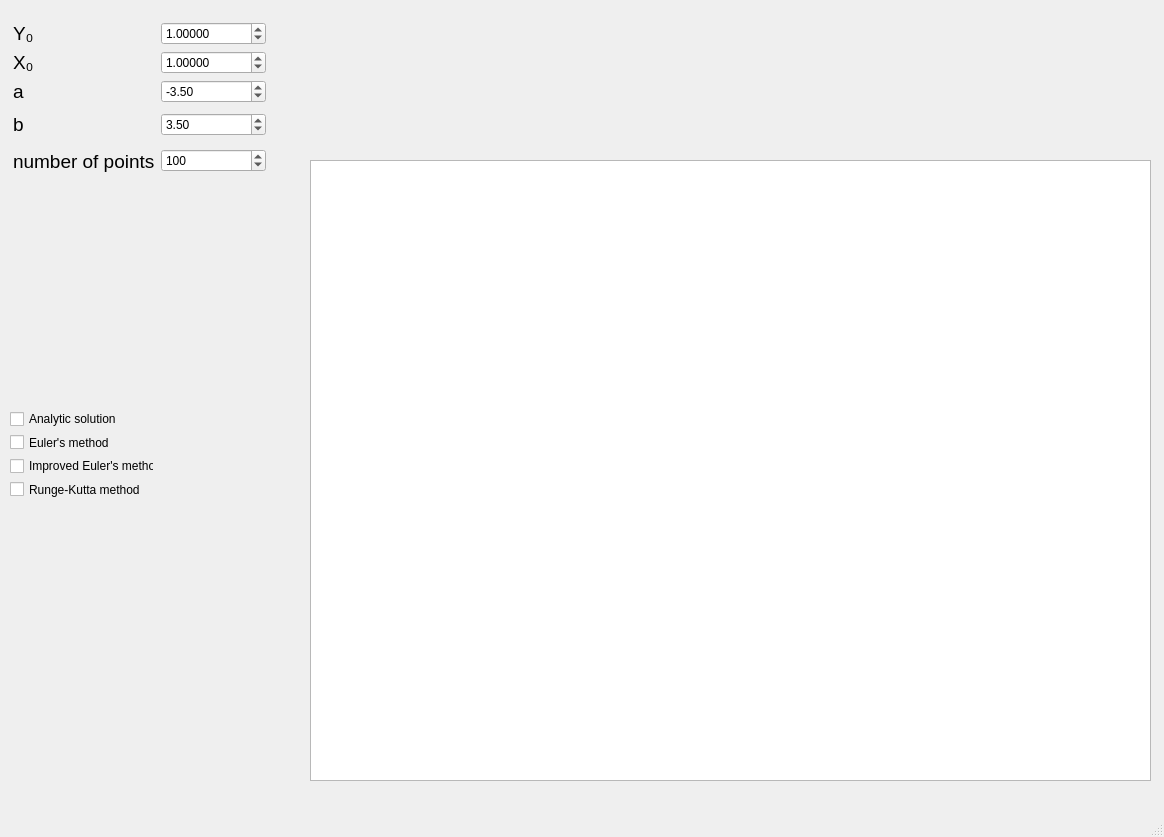
<?xml version="1.0" encoding="UTF-8"?>
<ui version="4.0">
 <class>MainWindow</class>
 <widget class="QMainWindow" name="MainWindow">
  <property name="enabled">
   <bool>true</bool>
  </property>
  <property name="geometry">
   <rect>
    <x>0</x>
    <y>0</y>
    <width>1164</width>
    <height>837</height>
   </rect>
  </property>
  <property name="sizePolicy">
   <sizepolicy hsizetype="Fixed" vsizetype="Fixed">
    <horstretch>0</horstretch>
    <verstretch>0</verstretch>
   </sizepolicy>
  </property>
  <property name="minimumSize">
   <size>
    <width>1164</width>
    <height>837</height>
   </size>
  </property>
  <property name="maximumSize">
   <size>
    <width>1164</width>
    <height>837</height>
   </size>
  </property>
  <property name="windowTitle">
   <string>de_solver_np_b20_01</string>
  </property>
  <widget class="QWidget" name="centralwidget">
   <widget class="PlotWidget" name="graphicsView">
    <property name="geometry">
     <rect>
      <x>310</x>
      <y>160</y>
      <width>841</width>
      <height>621</height>
     </rect>
    </property>
   </widget>
   <widget class="QWidget" name="layoutWidget">
    <property name="geometry">
     <rect>
      <x>10</x>
      <y>410</y>
      <width>144</width>
      <height>88</height>
     </rect>
    </property>
    <layout class="QGridLayout" name="gridLayout_5">
     <item row="1" column="0">
      <widget class="QCheckBox" name="euler_check_box">
       <property name="text">
        <string>Euler's method</string>
       </property>
      </widget>
     </item>
     <item row="2" column="0">
      <widget class="QCheckBox" name="improved_euler_check_box">
       <property name="text">
        <string>Improved Euler's method</string>
       </property>
      </widget>
     </item>
     <item row="3" column="0">
      <widget class="QCheckBox" name="runge_kutta_check_box">
       <property name="text">
        <string>Runge-Kutta method</string>
       </property>
      </widget>
     </item>
     <item row="0" column="0">
      <widget class="QCheckBox" name="analytic_check_box">
       <property name="text">
        <string>Analytic solution</string>
       </property>
      </widget>
     </item>
    </layout>
   </widget>
   <widget class="QWidget" name="layoutWidget">
    <property name="geometry">
     <rect>
      <x>13</x>
      <y>22</y>
      <width>253</width>
      <height>154</height>
     </rect>
    </property>
    <layout class="QGridLayout" name="gridLayout">
     <item row="0" column="0">
      <widget class="QLabel" name="label_2">
       <property name="font">
        <font>
         <pointsize>14</pointsize>
        </font>
       </property>
       <property name="text">
        <string>Y₀</string>
       </property>
      </widget>
     </item>
     <item row="0" column="1">
      <widget class="QDoubleSpinBox" name="y0_input">
       <property name="decimals">
        <number>5</number>
       </property>
       <property name="minimum">
        <double>-100.000000000000000</double>
       </property>
       <property name="maximum">
        <double>100.000000000000000</double>
       </property>
       <property name="singleStep">
        <double>0.000010000000000</double>
       </property>
       <property name="value">
        <double>1.000000000000000</double>
       </property>
      </widget>
     </item>
     <item row="1" column="0">
      <widget class="QLabel" name="label">
       <property name="font">
        <font>
         <pointsize>14</pointsize>
        </font>
       </property>
       <property name="text">
        <string>X₀</string>
       </property>
      </widget>
     </item>
     <item row="1" column="1">
      <widget class="QDoubleSpinBox" name="x0_input">
       <property name="decimals">
        <number>5</number>
       </property>
       <property name="minimum">
        <double>-709.000000000000000</double>
       </property>
       <property name="maximum">
        <double>709.000000000000000</double>
       </property>
       <property name="singleStep">
        <double>0.000010000000000</double>
       </property>
       <property name="value">
        <double>1.000000000000000</double>
       </property>
      </widget>
     </item>
     <item row="2" column="1">
      <widget class="QDoubleSpinBox" name="a_input">
       <property name="minimum">
        <double>-709.000000000000000</double>
       </property>
       <property name="maximum">
        <double>708.000000000000000</double>
       </property>
       <property name="singleStep">
        <double>0.100000000000000</double>
       </property>
       <property name="value">
        <double>-3.500000000000000</double>
       </property>
      </widget>
     </item>
     <item row="3" column="1" rowspan="2">
      <widget class="QDoubleSpinBox" name="b_input">
       <property name="minimum">
        <double>-708.000000000000000</double>
       </property>
       <property name="maximum">
        <double>709.000000000000000</double>
       </property>
       <property name="singleStep">
        <double>0.100000000000000</double>
       </property>
       <property name="value">
        <double>3.500000000000000</double>
       </property>
      </widget>
     </item>
     <item row="5" column="1" rowspan="2">
      <widget class="QSpinBox" name="pts_number_input">
       <property name="minimum">
        <number>1</number>
       </property>
       <property name="maximum">
        <number>100000</number>
       </property>
       <property name="value">
        <number>100</number>
       </property>
      </widget>
     </item>
     <item row="2" column="0">
      <widget class="QLabel" name="label_3">
       <property name="font">
        <font>
         <pointsize>14</pointsize>
        </font>
       </property>
       <property name="text">
        <string>a</string>
       </property>
      </widget>
     </item>
     <item row="5" column="0" rowspan="2">
      <widget class="QLabel" name="label_5">
       <property name="font">
        <font>
         <pointsize>14</pointsize>
        </font>
       </property>
       <property name="text">
        <string>number of points</string>
       </property>
      </widget>
     </item>
     <item row="3" column="0" rowspan="2">
      <widget class="QLabel" name="label_4">
       <property name="font">
        <font>
         <pointsize>14</pointsize>
        </font>
       </property>
       <property name="text">
        <string>b</string>
       </property>
      </widget>
     </item>
    </layout>
   </widget>
  </widget>
  <widget class="QMenuBar" name="menubar">
   <property name="geometry">
    <rect>
     <x>0</x>
     <y>0</y>
     <width>1164</width>
     <height>21</height>
    </rect>
   </property>
  </widget>
  <widget class="QStatusBar" name="statusbar"/>
 </widget>
 <customwidgets>
  <customwidget>
   <class>PlotWidget</class>
   <extends>QGraphicsView</extends>
   <header>pyqtgraph</header>
  </customwidget>
 </customwidgets>
 <resources/>
 <connections/>
</ui>
